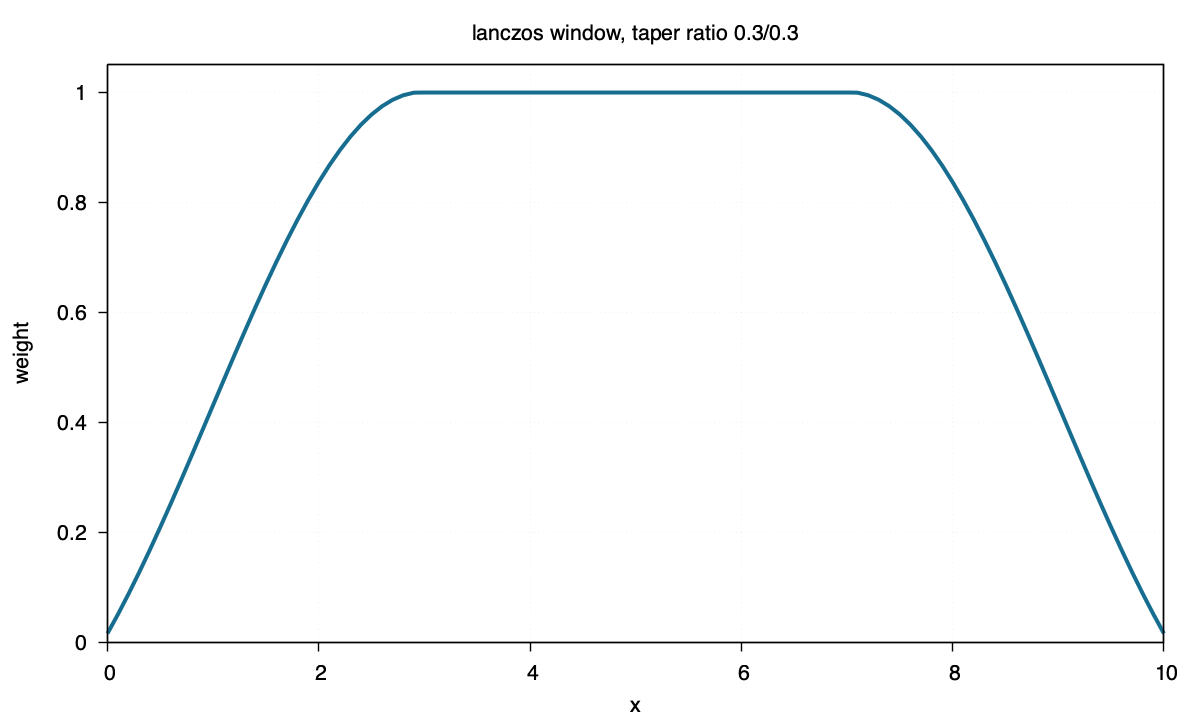

Here is the gnuplot script that generated this plot:
set terminal pngcairo size 1200,720 enhanced font "Helvetica,16"
set output "lanczos.png"
set title "lanczos window, taper ratio 0.3/0.3"
set xlabel "x"
set ylabel "weight"
set xrange [0:10]
set yrange [0:1.05]
set border lw 1.4
set tics out nomirror
set grid lw 1 lc rgb "#d8dee9"
set key off
plot "lanczos.txt" using 1:2 with lines lw 4 lc rgb "#176d8f"
